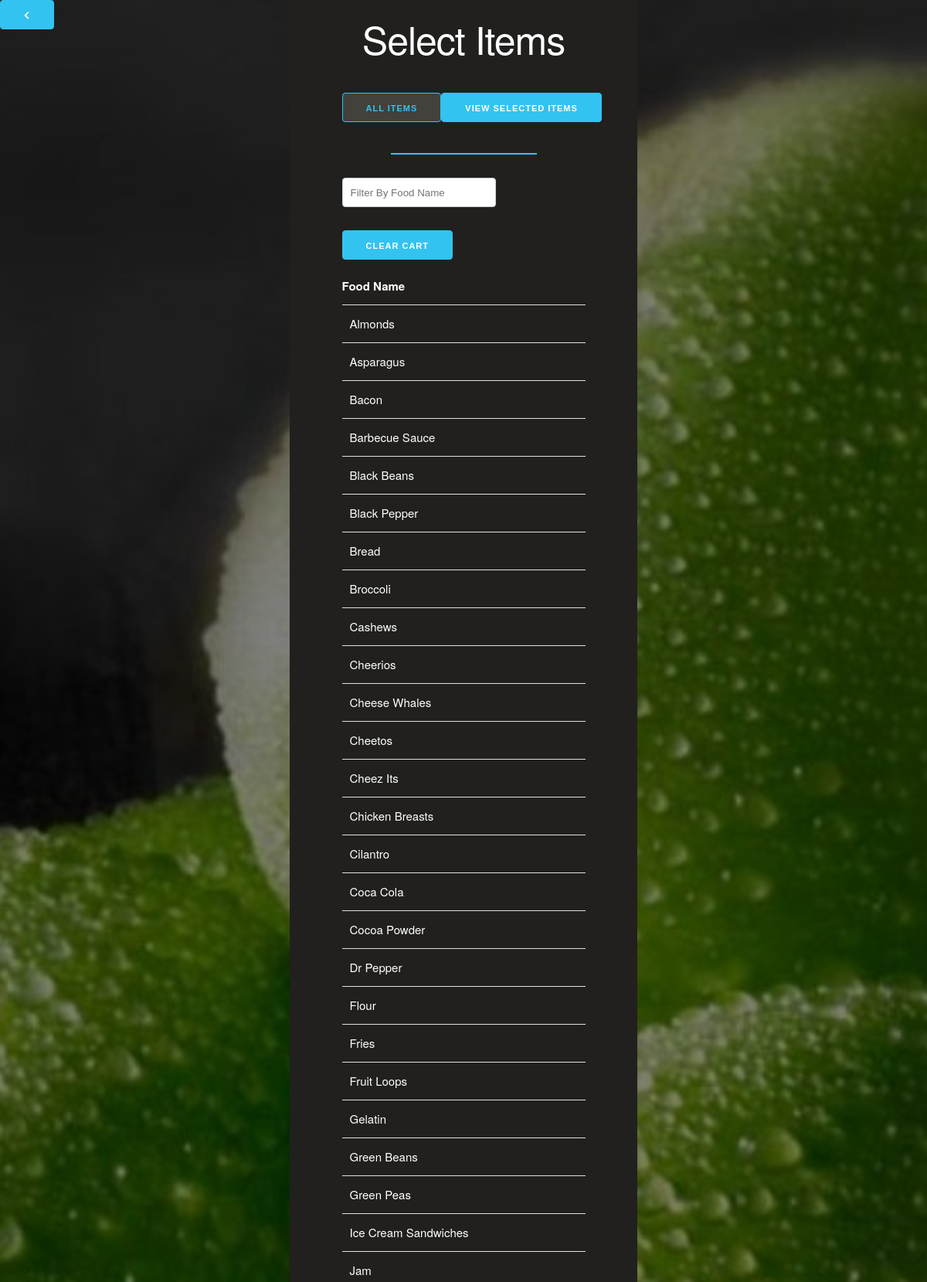
/items.php (signed in, upper part), run on the app's committed database.
### tables this page shows
create table Foods(
    fid integer not null auto_increment,
    name char(30) not null,
    price real not null check (price>0),
    oz real not null check (oz>0),
    sid integer not null,
    primary key (fid, sid),
    foreign key (sid) references Stores (sid)
                  on delete cascade
);

### items.php (the view, shortened to what this page needs)
<?php
include("config/functions.php");
include("header.php");
?>
<header class="hero">
  <section class="itemsContainer">
    <a class="backButton" href="index.php">
      <button class="button-primary">
        <i class="fas fa-chevron-left"></i>
      </button>
    </a>
    <h1><span class="light">Select Items</span></h1>
    <div id="select_items_container">
      <div id="item_options">
        <button class="button-primary btn_sel">All Items</button>
        <button class="button-primary">View Selected Items</button>
      </div>
      <div style="margin:30px auto;" class="lineDecoration"></div>
      <div name="items_container">
        <input style="margin:0 0 30px 0" type="text" name="filter" placeholder="Filter By Food Name">
        <button style="display:block" class="button-primary clear_button">Clear Cart</button>
        <table class="u-full-width" cellspacing="0">
          <thead>
            <tr>
              <th>Food Name</th>
            </tr>
          </thead>
          <tbody id="select_foods_list">
<?php
            $sql = 'SELECT * FROM (SELECT *,min(price/oz) FROM Foods GROUP BY name) AS t LEFT JOIN Stores s USING(sid)';
            $stmt = $conn->prepare($sql);
            $stmt->execute();
            $stmt->bind_result($sid,$fid,$fn,$price,$oz,$minCost,$sname);
            while($stmt->fetch())
            {
?>
              <tr>
                <td><?php echo ucwords(strtolower($fn)); ?></td>
              </tr>
<?php
            }
?>
          </tbody>
        </table>
      </div>
    </div>
  </section>
</header>
<?php
include("footer.php");
?>

### header.php (shortened to what this page needs)
<!DOCTYPE html>
<html lang="en">
<head>
  <link rel="stylesheet" href="https://pro.fontawesome.com/releases/v5.10.0/css/all.css"/>
  <link rel="stylesheet" href="css/skeleton.css">
  <link rel="stylesheet" href="css/custom.css">
</head>
<body>

### footer.php
</body>
</html>

### css/skeleton.css (style rules this page uses)
html { font-size: 62.5%; }
body { font-size: 1.5em; line-height: 1.6; font-weight: 400; font-family: "Raleway", "HelveticaNeue", "Helvetica Neue", Helvetica, Arial, sans-serif; color: #222; }
h1, h2, h3, h4, h5, h6 { margin-top: 0; margin-bottom: 2rem; font-weight: 300; }
h1 { font-size: 4.0rem; line-height: 1.2; letter-spacing: -.1rem; }
@media (min-width: 550px) { h1 { font-size: 5.0rem; } }
a { color: #1EAEDB; }
.button, button, input[type="submit"], input[type="reset"], input[type="button"] { display: inline-block; height: 38px; padding: 0 30px; color: #555; text-align: center; font-size: 11px; font-weight: 600; line-height: 38px; letter-spacing: .1rem; text-transform: uppercase; text-decoration: none; white-space: nowrap; background-color: transparent; border-radius: 4px; border: 1px solid #bbb; cursor: pointer; box-sizing: border-box; }
.button.button-primary, button.button-primary, input[type="submit"].button-primary, input[type="reset"].button-primary, input[type="button"].button-primary { color: #FFF; background-color: #33C3F0; border-color: #33C3F0; }
input[type="email"], input[type="number"], input[type="search"], input[type="text"], input[type="tel"], input[type="url"], input[type="password"], textarea, select { height: 38px; padding: 6px 10px; background-color: #fff; border: 1px solid #D1D1D1; border-radius: 4px; box-shadow: none; box-sizing: border-box; }
input[type="email"], input[type="number"], input[type="search"], input[type="text"], input[type="tel"], input[type="url"], input[type="password"], textarea { -webkit-appearance: none; -moz-appearance: none; appearance: none; }
th, td { padding: 12px 15px; text-align: left; border-bottom: 1px solid #E1E1E1; }
th:first-child, td:first-child { padding-left: 0; }
th:last-child, td:last-child { padding-right: 0; }
button, .button { margin-bottom: 1rem; }
input, textarea, select, fieldset { margin-bottom: 1.5rem; }
pre, blockquote, dl, figure, table, p, ul, ol, form { margin-bottom: 2.5rem; }
.u-full-width { width: 100%; box-sizing: border-box; }

### css/custom.css (style rules this page uses)
* { z-index:3; transition:all .3s ease; }
:root { --primary_color:#33C3F0; --dark_primary: #2200; --dark: #42413c; --light_color: #fff; }
.light { color:var(--light_color); }
body { margin:0; color:var(--light_color); }
.hero { background: url("../images/bg.jpg") no-repeat center center/ cover; min-height:100vh; background-attachment:fixed; position:relative; }
.hero::before { content:""; position:absolute; top:0; left:0; width:100%; height:100%; background: rgba(0,0,0,.5); }
.hero * { z-index:1; }
.itemsContainer { display:flex; flex-direction:column; align-items:center; justify-content:flex-start; width:30%; min-width:450px; margin:auto; min-height:100vh; background: #42413c; }
.storeContainer h1, .foodContainer h1, .itemsContainer h1 { margin-top:2rem; }
.backButton { position:absolute; left:0; top:0; z-index:10; }
a:hover,a { text-decoration:none; }
.lineDecoration { width:60%; height:2px; margin:10px auto 20px auto; background:var(--primary_color); display:block; }
.btn_sel { background-color: var(--dark) !important; color: var(--primary_color) !important; }
#manage_stores_container, #manage_foods_container, #select_items_container { width:70%; margin:20px auto; }
#store_options, #food_options, #item_options { margin:auto; display:flex; align-items:center; justify-content:space-between; }
#select_foods_list tr > td { transition: color 0s, background .1s; padding-left:10px; cursor:default; }

### data on the page
foods: name "Almonds"
foods: name "Asparagus"
foods: name "Bacon"
foods: name "Barbecue Sauce"
foods: name "Black Beans"
foods: name "Black Pepper"
foods: name "Bread"
foods: name "Broccoli"
foods: name "Cashews"
foods: name "Cheerios"
foods: name "Cheese Whales"
foods: name "Cheetos"
foods: name "Cheez Its"
foods: name "Chicken Breasts"
foods: name "Cilantro"
foods: name "Coca Cola"
foods: name "Cocoa Powder"
foods: name "Dr Pepper"
foods: name "Flour"
foods: name "Fries"
foods: name "Fruit Loops"
foods: name "Gelatin"
foods: name "Green Beans"
foods: name "Green Peas"
foods: name "Ice Cream Sandwiches"
foods: name "Jam"
